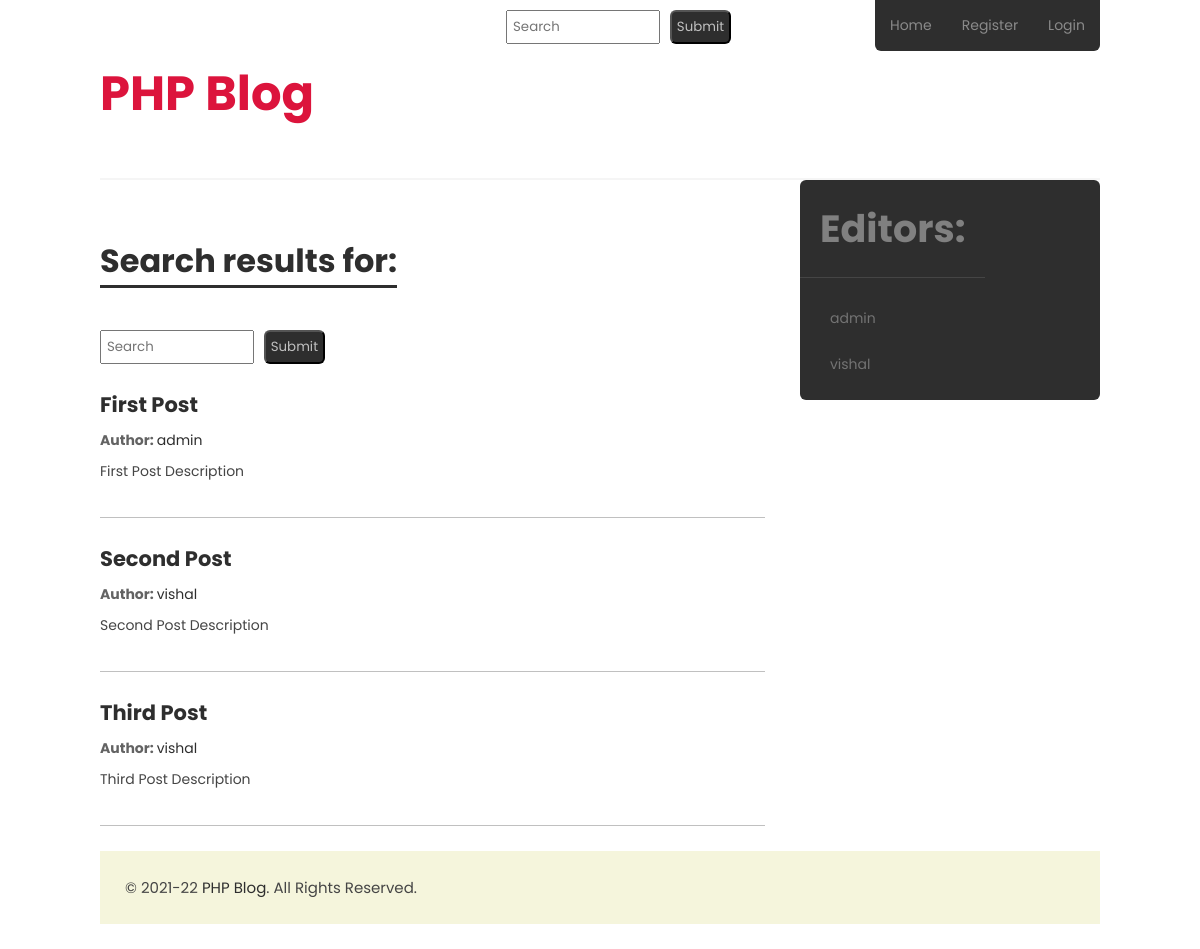
Screenshot of /posts/search.php with the database file from the repository.
### tables this page shows
create table posts (
    id int not null auto_increment primary key,
    user varchar(25) not null,
    title varchar(200) not null unique,
    description text,
    body text,
    created_at datetime default now(),
    updated_at timestamp not null default current_timestamp on update current_timestamp,
    foreign key (user) references users(username)
);

create table users (
    id int not null auto_increment primary key,
    username varchar(25) not null unique,
    password varchar(100) not null,
    name varchar(200),
    role varchar(10) not null default 'editor',
    email varchar(200),
    reset_link_token varchar(200),
    exp_date datetime
);

### posts/item.php (the view, shortened to what this page needs)
<article class="item">
    <a href="/posts/article.php?id=<?php echo $row['id']; ?>">
        <h2 class="title">
            <?php echo $row["title"]; ?>
        </h2>
    </a>
    <div class="author">
        <strong class="label">Author: </strong>
        <a href="/accounts/view.php?user=<?php echo $row['user']; ?>"><?php echo $row['user']; ?></a>
    </div>
    <summary class="post-description">
        <?php echo $row['description']; ?>
    </summary>
</article>

### components/head.php (shortened to what this page needs)
<!DOCTYPE html>
<html lang="en">
<head>
    <link rel="stylesheet" href="/style.css">
</head>
<body>

### components/header.php (shortened to what this page needs)
<header>
    <a href="/" class="branding">PHP Blog</a>
    <form action="/posts/search.php" class="top-search-form" method="get">
        <input type="text" placeholder="Search" name="q" value="<?php if(isset($_GET['q'])) echo $_GET['q']; ?>" />
        <input type="submit" value="Submit" class="search-btn" />
    </form>
    <nav>
        <a href="/">Home</a>
        <?php if ($_SESSION['logged_in']) : ?>
            <a href="/posts/create.php">New Article</a>
            <a href="/accounts/view.php?user=<?php echo $_SESSION['user']; ?>">My Articles</a>
            <a href="/accounts/edit.php?user=<?php echo $_SESSION['user']; ?>">Edit Profile</a>
            <a href="/accounts/logout.php">Logout</a>
        <?php else : ?>
            <a href="/accounts/register.php">Register</a>
            <a href="/accounts/login.php">Login</a>
        <?php endif; ?>
    </nav>
</header>

### posts/search.php
<?php require($_SERVER['DOCUMENT_ROOT'] . "/components/head.php") ?>
<?php include($_SERVER['DOCUMENT_ROOT'] . "/components/header.php") ?>
<main class="feed">
    <?php
        $q = $_GET['q'];
    ?>
    <h3 class="caption">Search results for: <?php echo $q; ?></h3>
    <form action="/posts/search.php" class="top-search-form search-form" method="get">
        <input type="text" placeholder="Search" name="q" value="<?php echo $q; ?>" />
        <input type="submit" value="Submit" class="search-btn" />
    </form>
    <?php
    $sql = "SELECT * from posts WHERE title LIKE '%$q%' OR description LIKE '%$q%' OR body LIKE '%$q%' ORDER BY updated_at DESC";
    $result = $conn->query($sql);
    if ($result->num_rows > 0) {
        while ($row = $result->fetch_array()) {
            require($_SERVER['DOCUMENT_ROOT'] . "/posts/item.php");
        }
    } else {
        echo "Nothing found for this term!";
    }
    ?>
</main>
<?php include_once($_SERVER['DOCUMENT_ROOT'] . "/components/sidebar.php") ?>
<?php include_once($_SERVER['DOCUMENT_ROOT'] . "/components/footer.php") ?>
</body>
</html>

### components/sidebar.php (shortened to what this page needs)
<aside class="sidebar">
    <h3 class="caption">Editors:</h3>
    <ul class="editor-list">
        <?php
        $sql = "SELECT * FROM users";
        $result = $conn->query($sql);
        if ($result->num_rows > 0) {
            while ($row = $result->fetch_array()) {
        ?>
                <li>
                    <a href="/accounts/view.php?user=<?php echo $row['username']; ?>">
                        <?php echo $row['username']; ?></a>
                </li>
        <?php
            }
        }
        ?>
    </ul>
</aside>

### components/footer.php (shortened to what this page needs)
<footer>
    &copy; 2021-22 <a href="/">PHP Blog</a>. All Rights Reserved.

### style.css (style rules this page uses)
* { font-family: "Poppins", sans-serif; }
body { margin: auto; padding: 0; width: 1000px; font-size: 14px; }
a { color: #2e2e2e; text-decoration: none; }
header { display: flex; flex-direction: row; align-items: flex-start; justify-content: space-between; border-bottom: solid 2px whitesmoke; }
header .branding { display: inline-block; margin-top: 10px; padding: 1em; padding-left: 0; text-decoration: none; font-size: 3rem; font-weight: 700; color: rgb(37, 150, 190); color: crimson; }
.top-search-form { display: flex; flex-direction: row; width: 225px; }
.top-search-form .search-btn { width: 75px; }
.top-search-form input { margin-top: 10px; margin-right: 0; }
.top-search-form .search-btn { margin-left: 10px; cursor: pointer; color: silver; background-color: #2e2e2e; border-radius: 6px; }
.search-form { margin-bottom: 25px; }
header nav { display: flex; margin: 0; padding: 0; background-color: #2e2e2e; border-bottom-left-radius: 6px; border-bottom-right-radius: 6px; overflow: hidden; }
header nav a { display: inline-block; margin: 0; padding: 15px; padding-left: 15px; padding-right: 15px; text-decoration: none; font-size: 14px; color: #8a8a8a; transition: all 0.3s ease; }
.feed, .content, .single-post { float: left; width: 70%; }
.feed { margin-top: 25px; }
.feed .item { margin-bottom: 25px; padding-bottom: 25px; border-bottom: solid 1px silver; width: 95%; }
.feed .item a { text-decoration: none; }
.feed .item .title { margin: 0; margin-bottom: 10px; }
.feed .item .author { margin-bottom: 10px; }
.feed .item .author .label { color: #0a0a0aa2; }
.feed .item .post-description { margin-bottom: 10px; color: #454545; }
form { width: 100%; }
form input, textarea { margin-top: 15px; padding: 5px; width: 90%; outline: none; }
.sidebar { float: right; width: 30%; background-color: #2e2e2e; border-radius: 6px; overflow: hidden; }
.sidebar .caption { margin: 0; padding: 20px; font-size: 38px; color: rgba(192, 192, 192, 0.562); border-bottom: solid 1px #454545; }
.editor-list { margin: 0; padding: 10px; padding-bottom: 20px; list-style-type: none; }
.editor-list li a { display: block; padding: 20px; padding-bottom: 5px; text-decoration: none; color: #737373; }
footer { clear: both; margin-top: 25px; margin-bottom: 25px; padding: 25px; background-color: beige; font-size: 15px; color: #454545; }
.caption { display: inline-block; font-size: 2rem; font-weight: 700; color: #2e2e2e; border-bottom: solid 3px #2e2e2e; }

### rows the page displays
posts: title "First Post", user "admin", description "First Post Description"
posts: title "Second Post", user "vishal", description "Second Post Description"
posts: title "Third Post", user "vishal", description "Third Post Description"
users: username "admin"
users: username "vishal"
